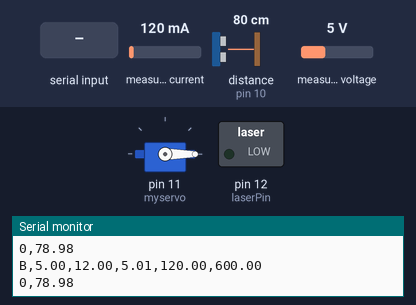
This sketch was run on a simulated Arduino Uno, built with avr-gcc and run on an emulated ATmega328P. On the bench: servo, switched loads named in the sketch (green lamp = pin HIGH), the last lines printed to the serial monitor. Wiring (inferred from the names in the program): ultrasonic range finder: trigger pin 9; echo pin 10. Inputs (shaded band) come from the test bench; at power-on: distance to the obstacle (sensor on pin 10) 80 cm, measured current 120 mA, measured voltage 5 V. The echo pulse lasts 58.3 µs per cm; pins used as bus, display or sensor lines are not drawn.

Above: at 1.2 s.
1.3 s: distance to the obstacle (sensor on pin 10) set to 55 cm
2.8 s: distance to the obstacle (sensor on pin 10) set to 45 cm
At 3.2 s:
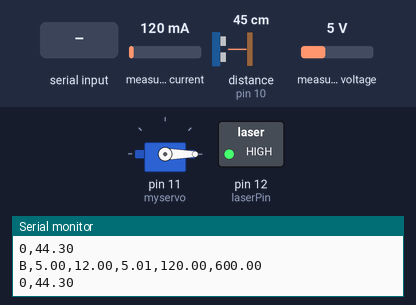
5.8 s: "90,45\n" received over Serial
At 7.2 s:
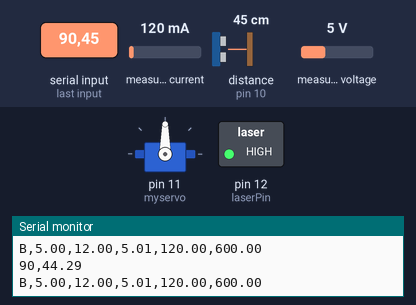
8.8 s: "30,150\n" received over Serial
At 10.1 s:
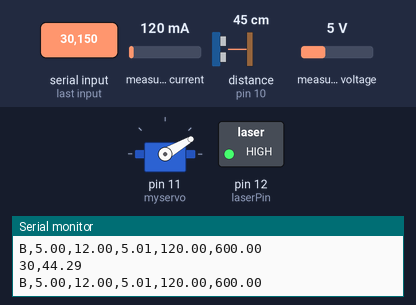
11.8 s: "LASER_OFF\n" received over Serial
14.6 s: "90\n" received over Serial
At 15.6 s:
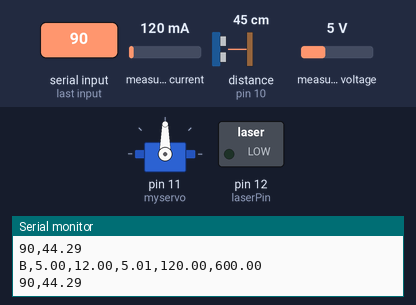
Timing chart, 0 to 18.6 s (numbered marks = the images above; inputs shaded):
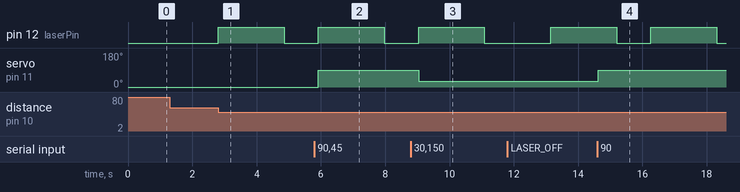

Measured:
- the behaviour switches between 51 and 50 cm on distance to the obstacle (sensor on pin 10) (found by bisection; images 0 and 1)
- after the input at 2.8 s, pin 12 (laserPin): LOW → HIGH at once, → LOW 2.0 s later
- after the input at 5.8 s, servo on pin 11 (myservo): 0° → 90° after 0.12 s
- after the input at 8.8 s, servo on pin 11 (myservo): 90° → 30° after 0.24 s
- after the input at 14.6 s, servo on pin 11 (myservo): 30° → 90° at once

The sketch:

autonomousroverdashboard.ino
```cpp
#include <Servo.h>
#include <Wire.h>
#include <Adafruit_INA219.h>

// Servo
Servo myservo;

// HC-SR04 ultrasonic sensor
const int trigPin = 9;
const int echoPin = 10;

// Laser
const int laserPin = 12;

// INA219
Adafruit_INA219 ina219;

long duration;
float distance;
int servoSetting;
bool servoIncreasing = true;

void setup() {
  // Serial
  Serial.begin(115200);
  Serial.println("Radar and Battery Monitor");

  // Servo
  myservo.attach(11);
  myservo.write(0); // Initialize servo at angle 0

  // HC-SR04
  pinMode(trigPin, OUTPUT);
  pinMode(echoPin, INPUT);

  // Laser
  pinMode(laserPin, OUTPUT);
  digitalWrite(laserPin, LOW); // Ensure the laser is off initially

  // INA219
  if (!ina219.begin()) {
    Serial.println("Failed to find INA219 chip");
    while (1) {
      delay(10);
    }
  } else {
    Serial.println("INA219 chip found");
  }
  ina219.setCalibration_32V_2A();
}

bool laserActive = false;
unsigned long laserStartTime = 0;
bool autoMode = false;
bool servoStopped = false;

void loop() {
  getDistance();
  readSerialCommand();
  outputDistance();

  if (distance < 50 && !laserActive) {
    activateLaser();
    Serial.println("LASER_ACTIVATED");
  } else if (laserActive && millis() - laserStartTime >= 2000) {
    deactivateLaser();
    Serial.println("LASER_DEACTIVATED");
  }

  if (!laserActive && !servoStopped) {
    if (autoMode) {
      updateServoAuto();
    }
  }

  sendBatteryData();
  delay(50);
}

void activateLaser() {
  laserActive = true;
  servoStopped = true;
  laserStartTime = millis();
  digitalWrite(laserPin, HIGH);
 //  myservo.write(myservo.read()); // Hentikan servo
}

void deactivateLaser() {
  laserActive = false;
  digitalWrite(laserPin, LOW);
  delay(1000); // Tunggu 1 detik sebelum melanjutkan operasi normal
  servoStopped = false;
}

void updateServoAuto() {
  if (servoIncreasing) {
    servoSetting += 2;
    if (servoSetting >= 180) {
      servoSetting = 180;
      servoIncreasing = false;
    }
  } else {
    servoSetting -= 2;
    if (servoSetting <= 0) {
      servoSetting = 0;
      servoIncreasing = true;
    }
  }
  myservo.write(servoSetting);
}

void readSerialCommand() {
  if (Serial.available() > 0) {
    String command = Serial.readStringUntil('\n');
    command.trim();

    if (command == "AUTO") {
      autoMode = true;
    } else if (command == "MANUAL") {
      autoMode = false;
    } else if (command == "LASER_ON") {
      activateLaser();
    } else if (command == "LASER_OFF") {
      deactivateLaser();
    } else {
      int angle = command.toInt();
      if (angle >= 0 && angle <= 180 && !autoMode) {
        myservo.write(angle);
        servoSetting = angle;
      }
    }
  }
}

// Function to get distance from HC-SR04
void getDistance() {
  digitalWrite(trigPin, LOW);
  delayMicroseconds(2);
  digitalWrite(trigPin, HIGH);
  delayMicroseconds(10);
  digitalWrite(trigPin, LOW);
  duration = pulseIn(echoPin, HIGH);
  distance = duration * 0.034 / 2;
}

// Function to output distance to Serial
void outputDistance() {
  Serial.print(servoSetting); // Send servo angle
  Serial.print(",");
  Serial.println(distance);   // Send distance
}

// Function to monitor battery parameters
void monitorBattery() {
  float shuntvoltage = 0;
  float busvoltage = 0;
  float current_mA = 0;
  float loadvoltage = 0;
  float power_mW = 0;

  shuntvoltage = ina219.getShuntVoltage_mV();
  busvoltage = ina219.getBusVoltage_V();
  current_mA = ina219.getCurrent_mA();
  power_mW = ina219.getPower_mW();
  loadvoltage = busvoltage + (shuntvoltage / 1000);

  Serial.print("Bus Voltage:   ");
  Serial.print(busvoltage);
  Serial.println(" V");
  Serial.print("Shunt Voltage: ");
  Serial.print(shuntvoltage);
  Serial.println(" mV");
  Serial.print("Load Voltage:  ");
  Serial.print(loadvoltage);
  Serial.println(" V");
  Serial.print("Current:       ");
  Serial.print(current_mA);
  Serial.println(" mA");
  Serial.print("Power:         ");
  Serial.print(power_mW);
  Serial.println(" mW");
  Serial.println("");


  delay(2000);
}

void sendBatteryData() {
  float shuntvoltage = ina219.getShuntVoltage_mV();
  float busvoltage = ina219.getBusVoltage_V();
  float current_mA = ina219.getCurrent_mA();
  float power_mW = ina219.getPower_mW();
  float loadvoltage = busvoltage + (shuntvoltage / 1000);

  Serial.print("B,");
  Serial.print(busvoltage);
  Serial.print(",");
  Serial.print(shuntvoltage);
  Serial.print(",");
  Serial.print(loadvoltage);
  Serial.print(",");
  Serial.print(current_mA);
  Serial.print(",");
  Serial.println(power_mW);
}
```
